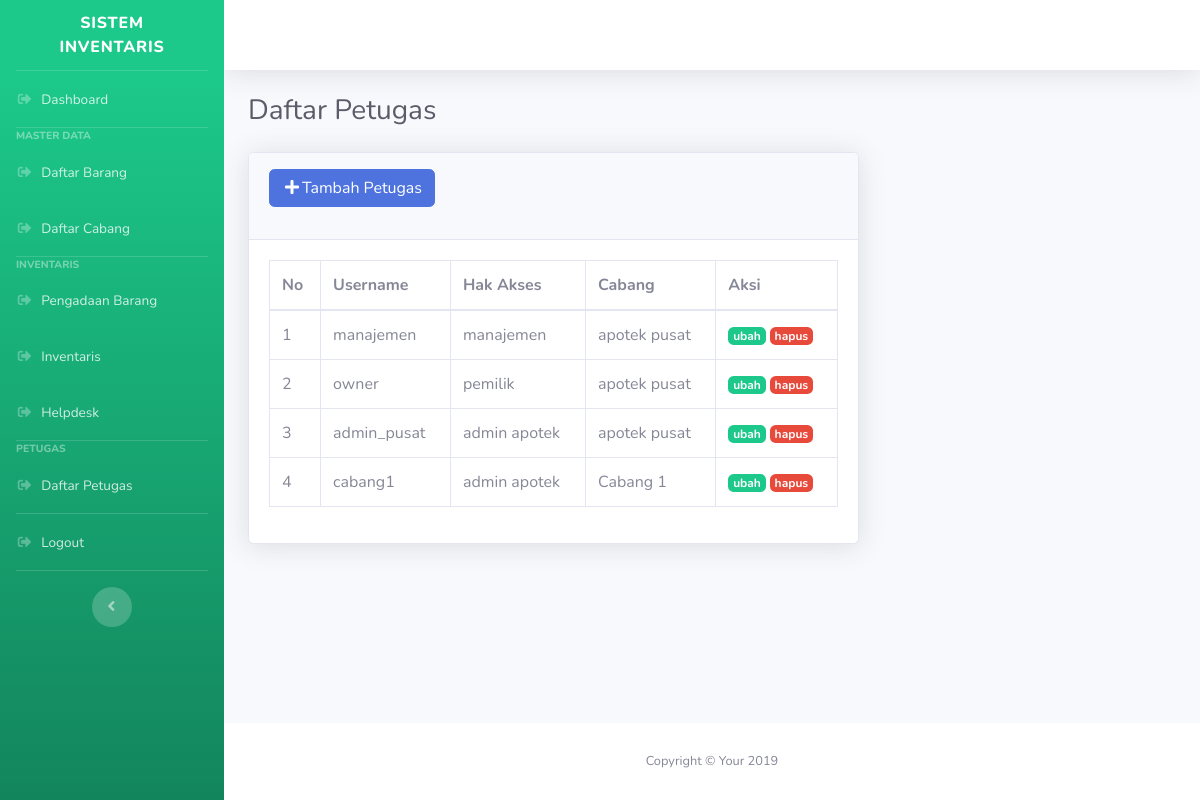
Screenshot of /index.php/manajemen/petugas with the database file from the repository.
### tables this page shows
CREATE TABLE `user` (
  `id` int(11) NOT NULL,
  `username` varchar(20) NOT NULL,
  `password` varchar(256) NOT NULL,
  `role` int(11) NOT NULL,
  `cabang_id` int(11) NOT NULL
);

CREATE TABLE `role` (
  `role_id` int(11) NOT NULL,
  `role_name` varchar(20) NOT NULL
);

CREATE TABLE `cabang` (
  `id` int(11) NOT NULL,
  `cabang_nama` varchar(50) NOT NULL,
  `alamat` text NOT NULL,
  `no_telp` varchar(12) NOT NULL
);

### application/controllers/Manajemen.php (called while the page is built, shortened)
<?php
class Manajemen extends CI_Controller {
	function __construct(){
        $this->load->model('sistem_model');
    }
	public function petugas(){
		$data['user'] = $this->db->get_where('user',['username'=>
		$this->session->userdata('username')])->row_array();
		$data['petugas']=$this->sistem_model->getRole();
		$data['data'] = $this->sistem_model->getUser();
		$data['cabang']=$this->sistem_model->getCabang();
		$data['title']= "Daftar Petugas";
		$this->load->view('templates/header',$data);
		$this->load->view('templates/sidebar');
		$this->load->view('templates/topbar',$data);
		$this->load->view('manajemen/petugas',$data);
		$this->load->view('templates/footer');
	}
}

### index.php (called while the page is built, shortened)
<?php
require_once BASEPATH.'core/CodeIgniter.php';

### application/models/Sistem_model.php (called while the page is built, shortened)
<?php
class Sistem_model extends CI_Model{
	public function getRole(){
		$hasil = $this->db->query("SELECT * FROM role");
		 return $hasil;
	}
	public function getCabang(){
		$hasil=$this->db->query("SELECT * FROM cabang");
        return $hasil;
	}
	public function getUser(){
		$this->db->select('user.*,role.role_id,role.role_name,cabang_nama');
		$this->db->join('role','user.role=role.role_id');
		$this->db->join('cabang','user.cabang_id=cabang.id');
		$this->db->from('user');
		$query = $this->db->get();
		return $query->result_array();
	}
}

### application/views/manajemen/petugas.php (the view, shortened to what this page needs)
  <div class="container-fluid">
    <h1 class="h3 mb-4 text-gray-800"><?= $title?></h1>
<div class="row">
      <div class="col-lg-8">
        <div class="card shadow mb-4">
          <div class="card-header py-3">
            <a href="" class="btn btn-primary mb-3 tambah" data-toggle="modal" data-target="#newTambahModal"><span class="fa fa-plus fa-fw"></span>Tambah Petugas</a>
          </div>
          <div class="card-body">
            <table class="table table-bordered table-hover">
              <thead>
                <tr>
                  <th scope="col-lg-2">No</th>
                  <th scope="col-lg-6">Username</th>
                  <th scope="col-lg-4">Hak Akses</th>
                  <th scope="col-lg-4">Cabang</th>
                  <th scope="col-lg-4">Aksi</th>
                </tr>
              </thead>
              <tbody>
                <?php $i = 1;?>
                <?php foreach($data as $data):?>
                <tr>
                  <td scope="row"><?= $i;?></td>
                  <td><?= $data['username'];?></td>
                  <td><?= $data['role_name']  ;?></td>
                  <td><?= $data['cabang_nama'];?></td>
                  <td>
                    <a href="" class="badge badge-success edit" data-toggle="modal" data-target="#newTambahModal">ubah</a>
                    <a href="" class="badge badge-danger">hapus</a>
                  </td>
                </tr>
                <?php $i++?>
                <?php endforeach;?>
              </tbody>
            </table>
          </div>
        </div>
      </div>
    </div>
  </div>
</div>

### rows the page displays
user: username "manajemen", role.role_name "manajemen", cabang.cabang_nama "apotek pusat"
user: username "owner", role.role_name "pemilik", cabang.cabang_nama "apotek pusat"
user: username "admin_pusat", role.role_name "admin apotek", cabang.cabang_nama "apotek pusat"
user: username "cabang1", role.role_name "admin apotek", cabang.cabang_nama "Cabang 1"

### other values shown
$title "Daftar Petugas"
